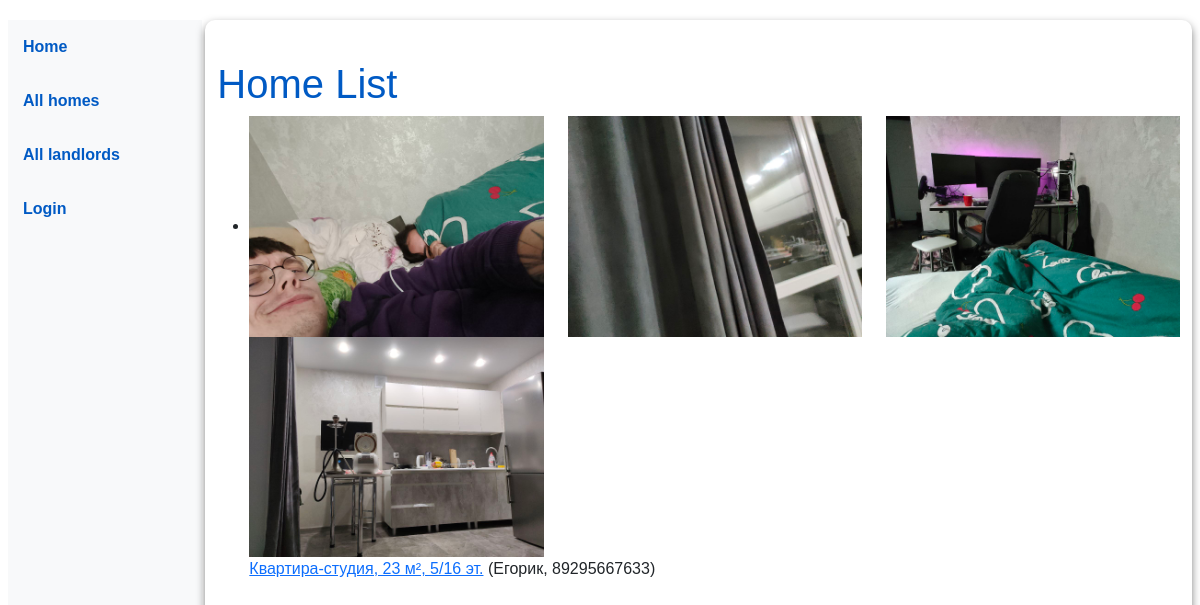
The page /catalog/homes/ on the database as committed earlier.
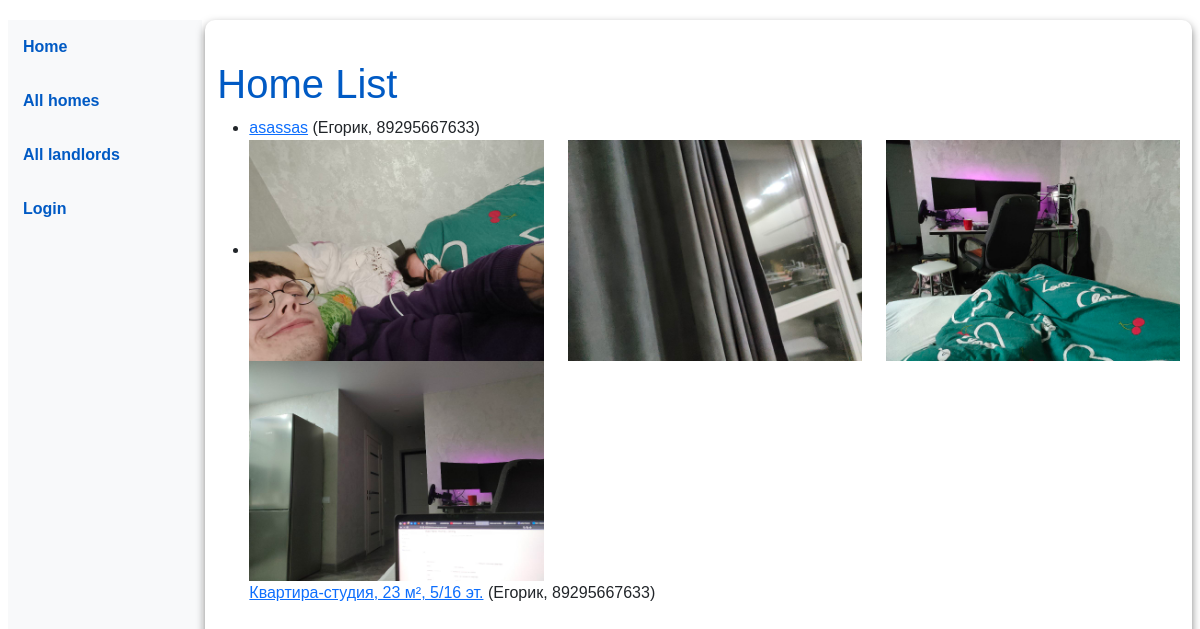
The same page on the database as committed later.
### catalog/models.py (models this page shows, shortened)
class HomeImage(models.Model):
    home = models.ForeignKey('Home', on_delete=models.CASCADE, related_name='images')
    image = models.ImageField(upload_to='home_images/', help_text="Загрузите изображение квартиры")

class Home(models.Model):
    title = models.CharField(
        max_length=200,
        help_text="Краткое описание квартиры"
    )
    landlord = models.ForeignKey(
        'Landlord',
        on_delete=models.SET_NULL,
        null=True,
        help_text="Арендодатель квартиры"
    )
    description = models.TextField(
        max_length=1000,
        help_text="Введите описание квартиры"
    )
    price = models.CharField(
        max_length=10,
        help_text="Цена аренды"
    )
    quantity = models.ForeignKey(
        'QuantityRooms',
        on_delete=models.SET_NULL,
        null=True,
        help_text="Выберите количество комнат"
    )
    city = models.CharField(
        max_length=100,
        help_text="Город, где находится квартира"
    )
    street = models.CharField(
        max_length=200,
        help_text="Улица, где находится квартира"
    )
    house_number = models.CharField(
        max_length=10,
        help_text="Номер дома"
    )
    apartment_number = models.CharField(
        max_length=10,
        help_text="Номер квартиры",
        blank=True
    )
    original_address = models.URLField(
        unique=True,
        blank = True,
        null=True,
        help_text="Уникальный URL с оригинального сайта"
    )
    id = models.UUIDField(
        primary_key=True,
        default=uuid.uuid4,
        help_text="Уникальный ID квартиры"
    )
    views_count = models.IntegerField(
        default=0
    )
    publication_date = models.DateTimeField(
        auto_now_add=True
    )
    adrs = models.CharField(
        max_length=100,
        help_text="Адрес из объявления",
        blank=True
    )
    class Meta:
        ordering = ["city", "street", "house_number", "price"]
    def get_absolute_url(self):
        return reverse('home-detail', args=[str(self.id)])

class Landlord(models.Model):
    user = models.OneToOneField(User, on_delete=models.CASCADE, related_name="landlord", null=True, blank=True)
    name = models.CharField(max_length=100)
    phone_number = models.CharField(max_length=100)
    def __str__(self):
        return f"{self.name}, {self.phone_number}"

### catalog/views.py (the view)
# urls.py: path('homes/', views.HomeListView.as_view(), name='homes'),
class HomeListView(generic.ListView):
    model = Home
    template_name = 'catalog/home_list.html'  # Укажите путь к шаблону
    context_object_name = 'home_list'  # Имя переменной контекста для шаблона
    paginate_by = 50  # Опционально: количество элементов на странице

### catalog/templates/catalog/home_list.html
{% extends "base_generic.html" %}
{% block content %}
    <h1>Home List</h1>
    {% if home_list %}
    <ul>
      {% for home in home_list %}
      <li>
       {% if home.images.all %}
         <div class="row">
             {% for image in home.images.all %}
                 <div class="col-md-4">
                     <img src="{{ image.image.url }}" class="img-fluid" alt="Image of {{ home.title }}">
                 </div>
             {% endfor %}
         </div>
       {% endif %}
        <a href="{{ home.get_absolute_url }}">{{ home.title }}</a> ({{home.landlord}})
      </li>
      {% endfor %}
    </ul>
    {% else %}
      <p>There are no home in the city.</p>
    {% endif %}
{% endblock %}

Rows that differ between the two databases and show on the page:
removed HomeImage: image (picture), shown under "Квартира-студия, 23 м², 5/16 эт."
removed HomeImage: image (picture), shown under "Квартира-студия, 23 м², 5/16 эт."
removed HomeImage: image (picture), shown under "Квартира-студия, 23 м², 5/16 эт."
removed HomeImage: image (picture), shown under "Квартира-студия, 23 м², 5/16 эт."
added Home: title "asassas", landlord "Егорик, 89295667633"
added HomeImage: image (picture), shown under "Квартира-студия, 23 м², 5/16 эт."
added HomeImage: image (picture), shown under "Квартира-студия, 23 м², 5/16 эт."
added HomeImage: image (picture), shown under "Квартира-студия, 23 м², 5/16 эт."
added HomeImage: image (picture), shown under "Квартира-студия, 23 м², 5/16 эт."
